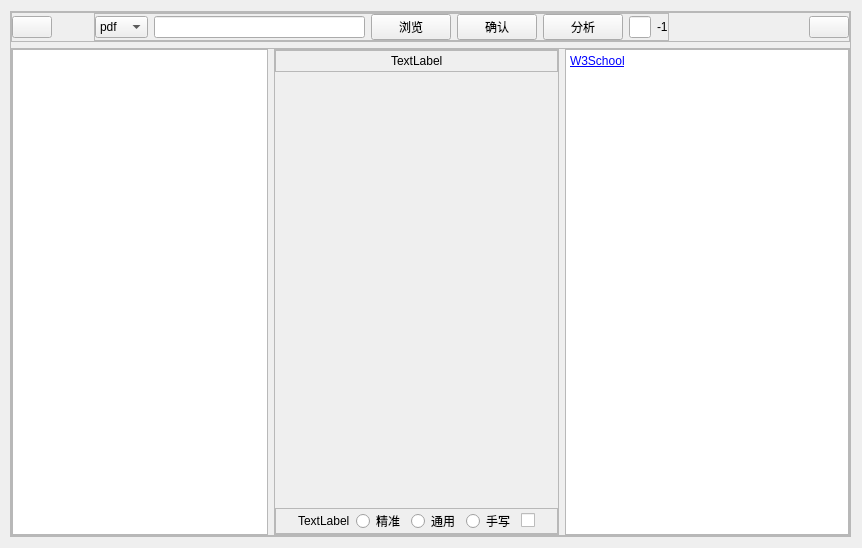
<?xml version="1.0" encoding="UTF-8"?>
<ui version="4.0">
 <class>Form</class>
 <widget class="QWidget" name="Form">
  <property name="geometry">
   <rect>
    <x>0</x>
    <y>0</y>
    <width>862</width>
    <height>548</height>
   </rect>
  </property>
  <property name="windowTitle">
   <string>Ocr</string>
  </property>
  <property name="windowIcon">
   <iconset resource="src.qrc">
    <normaloff>:/image/img/app.ico</normaloff>:/image/img/app.ico</iconset>
  </property>
  <layout class="QVBoxLayout" name="verticalLayout_3" stretch="20">
   <property name="leftMargin">
    <number>10</number>
   </property>
   <item>
    <widget class="QFrame" name="frame_4">
     <property name="frameShape">
      <enum>QFrame::StyledPanel</enum>
     </property>
     <property name="frameShadow">
      <enum>QFrame::Raised</enum>
     </property>
     <layout class="QVBoxLayout" name="verticalLayout_2" stretch="0,4000">
      <property name="leftMargin">
       <number>0</number>
      </property>
      <property name="topMargin">
       <number>0</number>
      </property>
      <property name="rightMargin">
       <number>0</number>
      </property>
      <property name="bottomMargin">
       <number>0</number>
      </property>
      <item>
       <widget class="QFrame" name="frame_8">
        <property name="frameShape">
         <enum>QFrame::StyledPanel</enum>
        </property>
        <property name="frameShadow">
         <enum>QFrame::Raised</enum>
        </property>
        <layout class="QHBoxLayout" name="horizontalLayout_6" stretch="0,0,0,8,0">
         <property name="leftMargin">
          <number>0</number>
         </property>
         <property name="topMargin">
          <number>0</number>
         </property>
         <property name="rightMargin">
          <number>0</number>
         </property>
         <property name="bottomMargin">
          <number>0</number>
         </property>
         <item>
          <widget class="QPushButton" name="pushButton_4">
           <property name="text">
            <string/>
           </property>
           <property name="icon">
            <iconset resource="src.qrc">
             <normaloff>:/image/img/indent-decrease.svg</normaloff>:/image/img/indent-decrease.svg</iconset>
           </property>
           <property name="checkable">
            <bool>true</bool>
           </property>
          </widget>
         </item>
         <item>
          <widget class="QLabel" name="spacelabel">
           <property name="sizePolicy">
            <sizepolicy hsizetype="Fixed" vsizetype="Preferred">
             <horstretch>0</horstretch>
             <verstretch>0</verstretch>
            </sizepolicy>
           </property>
           <property name="minimumSize">
            <size>
             <width>30</width>
             <height>0</height>
            </size>
           </property>
           <property name="baseSize">
            <size>
             <width>30</width>
             <height>5</height>
            </size>
           </property>
           <property name="text">
            <string/>
           </property>
          </widget>
         </item>
         <item>
          <widget class="QFrame" name="frame_5">
           <property name="sizePolicy">
            <sizepolicy hsizetype="Preferred" vsizetype="Preferred">
             <horstretch>0</horstretch>
             <verstretch>0</verstretch>
            </sizepolicy>
           </property>
           <property name="frameShape">
            <enum>QFrame::StyledPanel</enum>
           </property>
           <property name="frameShadow">
            <enum>QFrame::Raised</enum>
           </property>
           <layout class="QHBoxLayout" name="horizontalLayout_3" stretch="0,15,0,0,0,1,0">
            <property name="leftMargin">
             <number>0</number>
            </property>
            <property name="topMargin">
             <number>0</number>
            </property>
            <property name="rightMargin">
             <number>0</number>
            </property>
            <property name="bottomMargin">
             <number>0</number>
            </property>
            <item>
             <widget class="QComboBox" name="comboBox">
              <item>
               <property name="text">
                <string>pdf</string>
               </property>
              </item>
              <item>
               <property name="text">
                <string>图片</string>
               </property>
              </item>
              <item>
               <property name="text">
                <string>目录</string>
               </property>
              </item>
             </widget>
            </item>
            <item>
             <widget class="PdfLineEdit" name="lineEdit">
              <property name="sizePolicy">
               <sizepolicy hsizetype="Expanding" vsizetype="Fixed">
                <horstretch>20</horstretch>
                <verstretch>0</verstretch>
               </sizepolicy>
              </property>
              <property name="font">
               <font>
                <weight>75</weight>
                <bold>true</bold>
               </font>
              </property>
              <property name="contextMenuPolicy">
               <enum>Qt::DefaultContextMenu</enum>
              </property>
              <property name="acceptDrops">
               <bool>true</bool>
              </property>
              <property name="frame">
               <bool>true</bool>
              </property>
              <property name="dragEnabled">
               <bool>true</bool>
              </property>
             </widget>
            </item>
            <item>
             <widget class="QPushButton" name="pushButton">
              <property name="sizePolicy">
               <sizepolicy hsizetype="Minimum" vsizetype="Fixed">
                <horstretch>1</horstretch>
                <verstretch>0</verstretch>
               </sizepolicy>
              </property>
              <property name="text">
               <string>浏览</string>
              </property>
             </widget>
            </item>
            <item>
             <widget class="QPushButton" name="pushButton_2">
              <property name="sizePolicy">
               <sizepolicy hsizetype="Minimum" vsizetype="Fixed">
                <horstretch>1</horstretch>
                <verstretch>0</verstretch>
               </sizepolicy>
              </property>
              <property name="text">
               <string>确认</string>
              </property>
             </widget>
            </item>
            <item>
             <widget class="QPushButton" name="pushButton_5">
              <property name="sizePolicy">
               <sizepolicy hsizetype="Minimum" vsizetype="Fixed">
                <horstretch>1</horstretch>
                <verstretch>0</verstretch>
               </sizepolicy>
              </property>
              <property name="text">
               <string>分析</string>
              </property>
             </widget>
            </item>
            <item>
             <widget class="PageLineEdit" name="lineEdit_2">
              <property name="sizePolicy">
               <sizepolicy hsizetype="Expanding" vsizetype="Fixed">
                <horstretch>0</horstretch>
                <verstretch>0</verstretch>
               </sizepolicy>
              </property>
              <property name="alignment">
               <set>Qt::AlignRight|Qt::AlignTrailing|Qt::AlignVCenter</set>
              </property>
             </widget>
            </item>
            <item>
             <widget class="QLabel" name="label_2">
              <property name="text">
               <string>-1</string>
              </property>
             </widget>
            </item>
           </layout>
          </widget>
         </item>
         <item>
          <spacer name="horizontalSpacer">
           <property name="orientation">
            <enum>Qt::Horizontal</enum>
           </property>
           <property name="sizeType">
            <enum>QSizePolicy::Maximum</enum>
           </property>
           <property name="sizeHint" stdset="0">
            <size>
             <width>300</width>
             <height>20</height>
            </size>
           </property>
          </spacer>
         </item>
         <item>
          <widget class="QPushButton" name="pushButton_3">
           <property name="text">
            <string/>
           </property>
           <property name="icon">
            <iconset resource="src.qrc">
             <normaloff>:/image/img/indent-increase.svg</normaloff>:/image/img/indent-increase.svg</iconset>
           </property>
           <property name="iconSize">
            <size>
             <width>18</width>
             <height>18</height>
            </size>
           </property>
           <property name="checkable">
            <bool>true</bool>
           </property>
          </widget>
         </item>
        </layout>
       </widget>
      </item>
      <item>
       <widget class="QFrame" name="frame_3">
        <property name="frameShape">
         <enum>QFrame::StyledPanel</enum>
        </property>
        <property name="frameShadow">
         <enum>QFrame::Raised</enum>
        </property>
        <layout class="QHBoxLayout" name="horizontalLayout_2" stretch="0,1,1">
         <property name="leftMargin">
          <number>0</number>
         </property>
         <property name="topMargin">
          <number>0</number>
         </property>
         <property name="rightMargin">
          <number>0</number>
         </property>
         <property name="bottomMargin">
          <number>0</number>
         </property>
         <item>
          <widget class="DragListWidget" name="listWidget">
           <property name="cursor" stdset="0">
            <cursorShape>PointingHandCursor</cursorShape>
           </property>
           <property name="focusPolicy">
            <enum>Qt::StrongFocus</enum>
           </property>
           <property name="dragEnabled">
            <bool>true</bool>
           </property>
           <property name="flow">
            <enum>QListView::TopToBottom</enum>
           </property>
           <property name="resizeMode">
            <enum>QListView::Fixed</enum>
           </property>
          </widget>
         </item>
         <item>
          <widget class="QFrame" name="frame_2">
           <property name="frameShape">
            <enum>QFrame::StyledPanel</enum>
           </property>
           <property name="frameShadow">
            <enum>QFrame::Raised</enum>
           </property>
           <layout class="QVBoxLayout" name="verticalLayout">
            <property name="leftMargin">
             <number>0</number>
            </property>
            <property name="topMargin">
             <number>0</number>
            </property>
            <property name="rightMargin">
             <number>0</number>
            </property>
            <property name="bottomMargin">
             <number>0</number>
            </property>
            <item>
             <widget class="QFrame" name="frame">
              <property name="frameShape">
               <enum>QFrame::StyledPanel</enum>
              </property>
              <property name="frameShadow">
               <enum>QFrame::Raised</enum>
              </property>
              <layout class="QHBoxLayout" name="horizontalLayout">
               <property name="leftMargin">
                <number>0</number>
               </property>
               <property name="topMargin">
                <number>0</number>
               </property>
               <property name="rightMargin">
                <number>0</number>
               </property>
               <property name="bottomMargin">
                <number>0</number>
               </property>
               <item>
                <spacer name="horizontalSpacer_3">
                 <property name="orientation">
                  <enum>Qt::Horizontal</enum>
                 </property>
                 <property name="sizeHint" stdset="0">
                  <size>
                   <width>40</width>
                   <height>20</height>
                  </size>
                 </property>
                </spacer>
               </item>
               <item>
                <widget class="DisplayLabel" name="displayLabel">
                 <property name="text">
                  <string>TextLabel</string>
                 </property>
                </widget>
               </item>
               <item>
                <spacer name="horizontalSpacer_2">
                 <property name="orientation">
                  <enum>Qt::Horizontal</enum>
                 </property>
                 <property name="sizeHint" stdset="0">
                  <size>
                   <width>40</width>
                   <height>20</height>
                  </size>
                 </property>
                </spacer>
               </item>
              </layout>
             </widget>
            </item>
            <item>
             <spacer name="verticalSpacer">
              <property name="orientation">
               <enum>Qt::Vertical</enum>
              </property>
              <property name="sizeType">
               <enum>QSizePolicy::Maximum</enum>
              </property>
              <property name="sizeHint" stdset="0">
               <size>
                <width>20</width>
                <height>3000</height>
               </size>
              </property>
             </spacer>
            </item>
            <item>
             <widget class="QFrame" name="infoFrame">
              <property name="frameShape">
               <enum>QFrame::StyledPanel</enum>
              </property>
              <property name="frameShadow">
               <enum>QFrame::Raised</enum>
              </property>
              <layout class="QHBoxLayout" name="horizontalLayout_4">
               <property name="leftMargin">
                <number>10</number>
               </property>
               <property name="topMargin">
                <number>0</number>
               </property>
               <property name="bottomMargin">
                <number>0</number>
               </property>
               <item>
                <spacer name="horizontalSpacer_5">
                 <property name="orientation">
                  <enum>Qt::Horizontal</enum>
                 </property>
                 <property name="sizeHint" stdset="0">
                  <size>
                   <width>2000</width>
                   <height>20</height>
                  </size>
                 </property>
                </spacer>
               </item>
               <item>
                <widget class="QLabel" name="filelabel">
                 <property name="text">
                  <string>TextLabel</string>
                 </property>
                </widget>
               </item>
               <item>
                <spacer name="horizontalSpacer_4">
                 <property name="orientation">
                  <enum>Qt::Horizontal</enum>
                 </property>
                 <property name="sizeHint" stdset="0">
                  <size>
                   <width>1200</width>
                   <height>20</height>
                  </size>
                 </property>
                </spacer>
               </item>
               <item>
                <widget class="QRadioButton" name="radioButton">
                 <property name="text">
                  <string>精准</string>
                 </property>
                </widget>
               </item>
               <item>
                <widget class="QRadioButton" name="radioButton_2">
                 <property name="text">
                  <string>通用</string>
                 </property>
                </widget>
               </item>
               <item>
                <widget class="QRadioButton" name="radioButton_3">
                 <property name="text">
                  <string>手写</string>
                 </property>
                </widget>
               </item>
               <item>
                <widget class="QCheckBox" name="checkBox">
                 <property name="text">
                  <string/>
                 </property>
                </widget>
               </item>
               <item>
                <spacer name="horizontalSpacer_6">
                 <property name="orientation">
                  <enum>Qt::Horizontal</enum>
                 </property>
                 <property name="sizeHint" stdset="0">
                  <size>
                   <width>2000</width>
                   <height>20</height>
                  </size>
                 </property>
                </spacer>
               </item>
              </layout>
             </widget>
            </item>
            <item>
             <spacer name="verticalSpacer_2">
              <property name="orientation">
               <enum>Qt::Vertical</enum>
              </property>
              <property name="sizeHint" stdset="0">
               <size>
                <width>20</width>
                <height>2000</height>
               </size>
              </property>
             </spacer>
            </item>
           </layout>
          </widget>
         </item>
         <item>
          <widget class="QTextBrowser" name="textBrowser">
           <property name="contextMenuPolicy">
            <enum>Qt::CustomContextMenu</enum>
           </property>
           <property name="html">
            <string>&lt;!DOCTYPE HTML PUBLIC &quot;-//W3C//DTD HTML 4.0//EN&quot; &quot;http://www.w3.org/TR/REC-html40/strict.dtd&quot;&gt;
&lt;html&gt;&lt;head&gt;&lt;meta name=&quot;qrichtext&quot; content=&quot;1&quot; /&gt;&lt;style type=&quot;text/css&quot;&gt;
p, li { white-space: pre-wrap; }
&lt;/style&gt;&lt;/head&gt;&lt;body style=&quot; font-family:'SimSun'; font-size:9pt; font-weight:400; font-style:normal;&quot;&gt;
&lt;p style=&quot; margin-top:0px; margin-bottom:0px; margin-left:0px; margin-right:0px; -qt-block-indent:0; text-indent:0px;&quot;&gt;&lt;span style=&quot; text-decoration: underline; color:#0000ff;&quot;&gt;W3School&lt;/span&gt;&lt;/p&gt;
&lt;p style=&quot;-qt-paragraph-type:empty; margin-top:0px; margin-bottom:0px; margin-left:0px; margin-right:0px; -qt-block-indent:0; text-indent:0px;&quot;&gt;&lt;br /&gt;&lt;/p&gt;&lt;/body&gt;&lt;/html&gt;</string>
           </property>
          </widget>
         </item>
        </layout>
       </widget>
      </item>
     </layout>
    </widget>
   </item>
  </layout>
 </widget>
 <customwidgets>
  <customwidget>
   <class>DisplayLabel</class>
   <extends>QLabel</extends>
   <header location="global">customwidgets</header>
  </customwidget>
  <customwidget>
   <class>DragListWidget</class>
   <extends>QListWidget</extends>
   <header location="global">customwidgets</header>
  </customwidget>
  <customwidget>
   <class>PdfLineEdit</class>
   <extends>QLineEdit</extends>
   <header location="global">customwidgets</header>
  </customwidget>
  <customwidget>
   <class>PageLineEdit</class>
   <extends>QLineEdit</extends>
   <header location="global">customwidgets</header>
  </customwidget>
 </customwidgets>
 <resources>
  <include location="src.qrc"/>
 </resources>
 <connections>
  <connection>
   <sender>pushButton_4</sender>
   <signal>clicked()</signal>
   <receiver>Form</receiver>
   <slot>leftAnSlot()</slot>
   <hints>
    <hint type="sourcelabel">
     <x>39</x>
     <y>41</y>
    </hint>
    <hint type="destinationlabel">
     <x>55</x>
     <y>-4</y>
    </hint>
   </hints>
  </connection>
  <connection>
   <sender>pushButton_3</sender>
   <signal>clicked()</signal>
   <receiver>Form</receiver>
   <slot>rightAnSlot()</slot>
   <hints>
    <hint type="sourcelabel">
     <x>798</x>
     <y>41</y>
    </hint>
    <hint type="destinationlabel">
     <x>767</x>
     <y>-6</y>
    </hint>
   </hints>
  </connection>
  <connection>
   <sender>pushButton</sender>
   <signal>clicked()</signal>
   <receiver>Form</receiver>
   <slot>openSlot()</slot>
   <hints>
    <hint type="sourcelabel">
     <x>285</x>
     <y>43</y>
    </hint>
    <hint type="destinationlabel">
     <x>287</x>
     <y>-3</y>
    </hint>
   </hints>
  </connection>
  <connection>
   <sender>pushButton_2</sender>
   <signal>clicked()</signal>
   <receiver>Form</receiver>
   <slot>startSlot()</slot>
   <hints>
    <hint type="sourcelabel">
     <x>402</x>
     <y>46</y>
    </hint>
    <hint type="destinationlabel">
     <x>398</x>
     <y>-10</y>
    </hint>
   </hints>
  </connection>
  <connection>
   <sender>pushButton_5</sender>
   <signal>clicked()</signal>
   <receiver>Form</receiver>
   <slot>analysisSlot()</slot>
   <hints>
    <hint type="sourcelabel">
     <x>490</x>
     <y>43</y>
    </hint>
    <hint type="destinationlabel">
     <x>484</x>
     <y>-20</y>
    </hint>
   </hints>
  </connection>
 </connections>
 <slots>
  <slot>leftAnSlot()</slot>
  <slot>rightAnSlot()</slot>
  <slot>startSlot()</slot>
  <slot>analysisSlot()</slot>
  <slot>openSlot()</slot>
 </slots>
</ui>
